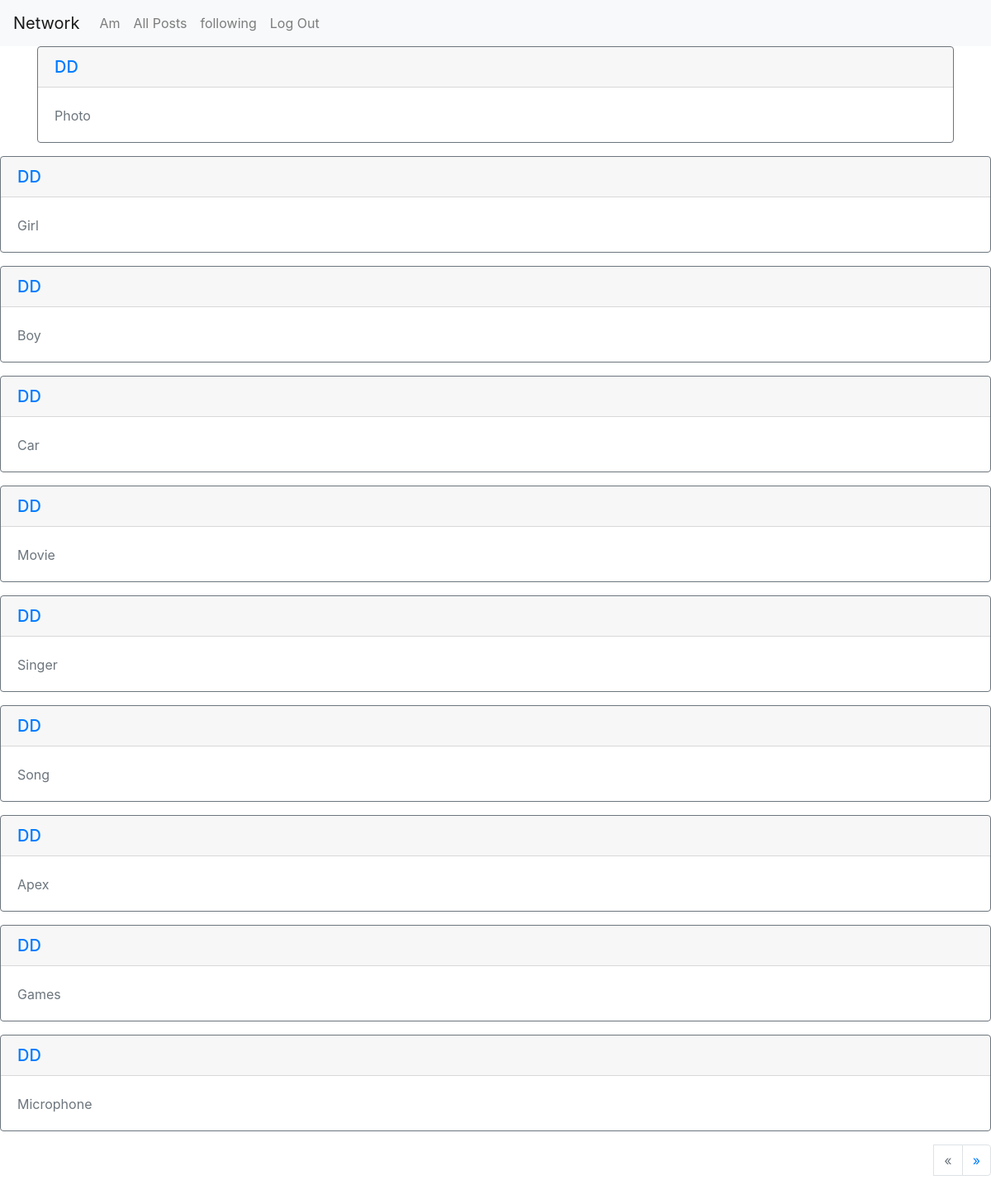
Screenshot of /following/Am (signed in) with the database file from the repository.
### network/models.py (models this page shows, shortened)
class User(AbstractUser):
    pass

class Item(models.Model):
    owner = models.ForeignKey(User, on_delete=models.CASCADE)
    post = models.CharField(max_length=500, null=True, blank=True)
    timestamp = models.DateTimeField(default=timezone.now)

### network/views.py (the view)
# urls.py: path("following/<str:username>", views.following, name="following"),
def following(request,username):
    if request.method == 'GET':
        currentuser = get_object_or_404(User, username=username)
        follows = Follower.objects.filter(follower=currentuser)
        posts = Item.objects.all().order_by('id').reverse()
        posted = []
        for p in posts:
            for follower in follows:
                if follower.followed == p.owner:
                    posted.append(p)
        paginator = Paginator(posts, 10)
        if request.GET.get("page") != None:
            try:
                posts = paginator.page(request.GET.get("page"))
            except:
                posts = paginator.page(1)
        else:
            posts = paginator.page(1)
        return render(request, 'network/Following.html', {'posts':posts})

### network/templates/network/Following.html (shortened to what this page needs)
{% extends "network/layout.html" %}
{% load static %}
{% block body %}
    <div class="container">
        {% for post in posts %}
        <div class="card border-secondary mb-3">
            <h5 class="card-header"><a href="{% url 'userprofile' username=post.owner %}">{{post.owner}}</a></h5>
            <div class="card-body text-secondary">
                <p class="card-text">{{post.post}}</p>
            </div>
        </div>
    </div>
{% endfor %}
      <div class="d-flex justify-content-end my-3">
  <nav aria-label="Page navigation ">
    <ul class="pagination">
    {% if posts.has_previous %}
    <li class="page-item">
      <li class="page-item">
        <a class="page-link" href="?page={{posts.previous_page_number}}" aria-label="Previous">
          <span aria-hidden="true">&laquo;</span>
          <span class="sr-only">Previous</span>
        </a>
      </li>
      {%else%}
        <li class="page-item">
      <li class="page-item disabled">
        <a class="page-link" href="#" aria-label="Previous">
          <span aria-hidden="true">&laquo;</span>
        </a>
      </li>
      {%endif%}
{% if posts.has_next %}
      <li class="page-item">
        <a class="page-link" href="?page={{posts.next_page_number}}" aria-label="Next">
          <span aria-hidden="true">&raquo;</span>
        </a>
      </li>
      {%endif%}
    </ul>
  </nav>
</div>
              {% endblock %}

### network/templates/network/layout.html (shortened to what this page needs)
{% load static %}
<!DOCTYPE html>
<html lang="en">
    <head>
        <link rel="stylesheet" href="https://stackpath.bootstrapcdn.com/bootstrap/4.4.1/css/bootstrap.min.css">
        <link href="{% static 'network/styles.css' %}" rel="stylesheet">
    </head>
    <body>
        <nav class="navbar navbar-expand-lg navbar-light bg-light">
            <a class="navbar-brand" href="#">Network</a>
            <div>
              <ul class="navbar-nav mr-auto">
                {% if user.is_authenticated %}
                    <li class="nav-item">
                        <a class="nav-link" href="{% url 'userprofile' user.username %}">{{user.username}}</a>
                    </li>
                {% endif %}
                <li class="nav-item">
                  <a class="nav-link"  href="{% url 'allpost'  %}">All Posts</a>
                    </li>
                    <li class="nav-item">
                  <a class="nav-link"  href="{% url 'following'  user.username %}">following</a>
                    </li>
                {% if user.is_authenticated %}
                    <li class="nav-item">
                        <a class="nav-link" href="{% url 'logout' %}">Log Out</a>
                    </li>
                {% endif %}
              </ul>
            </div>
          </nav>
        <div class="body">
            {% block body %}
            {% endblock %}
    </body>
</html>

### rows the page displays
User: username "Am"
Item: owner "DD", post "Photo"
Item: owner "DD", post "Girl"
Item: owner "DD", post "Boy"
Item: owner "DD", post "Car"
Item: owner "DD", post "Movie"
Item: owner "DD", post "Singer"
Item: owner "DD", post "Song"
Item: owner "DD", post "Apex"
Item: owner "DD", post "Games"
Item: owner "DD", post "Microphone"
